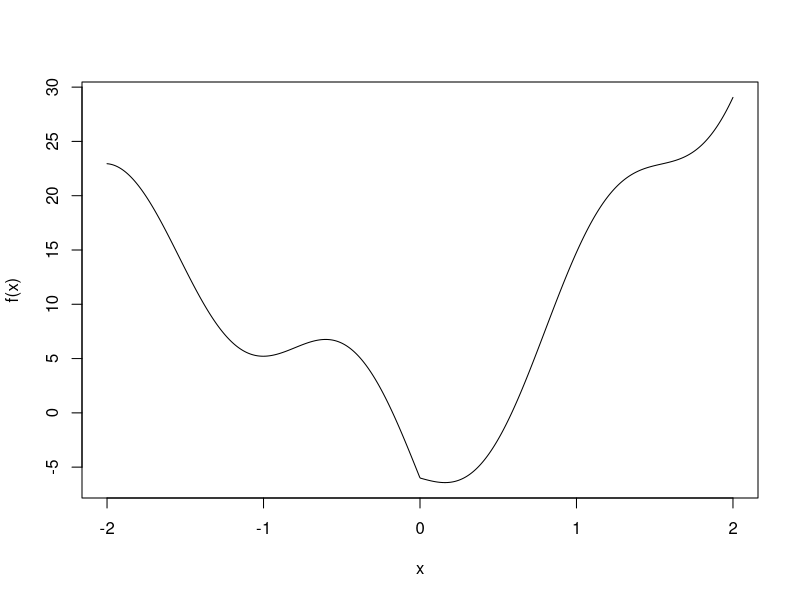
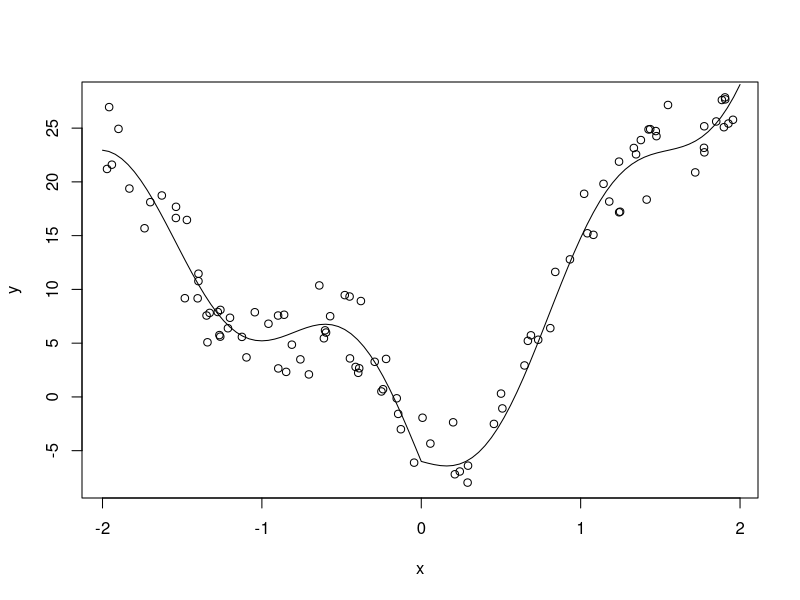
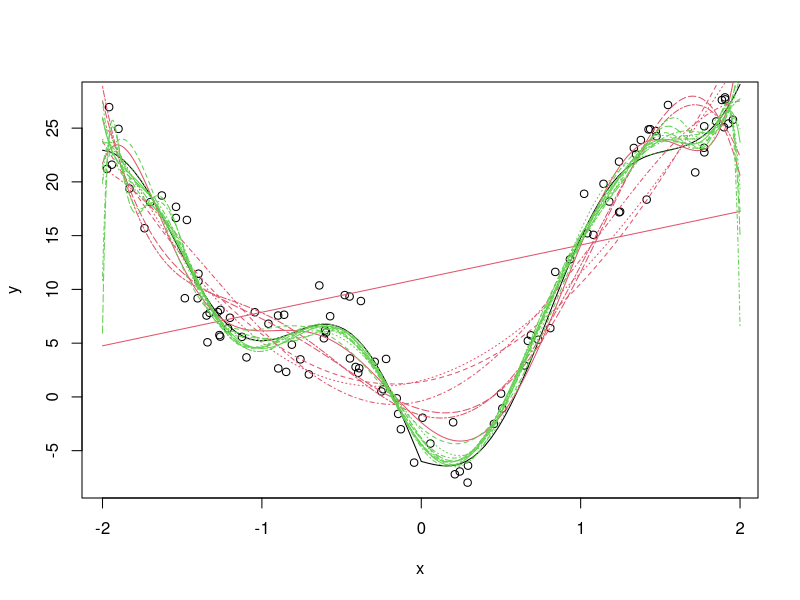
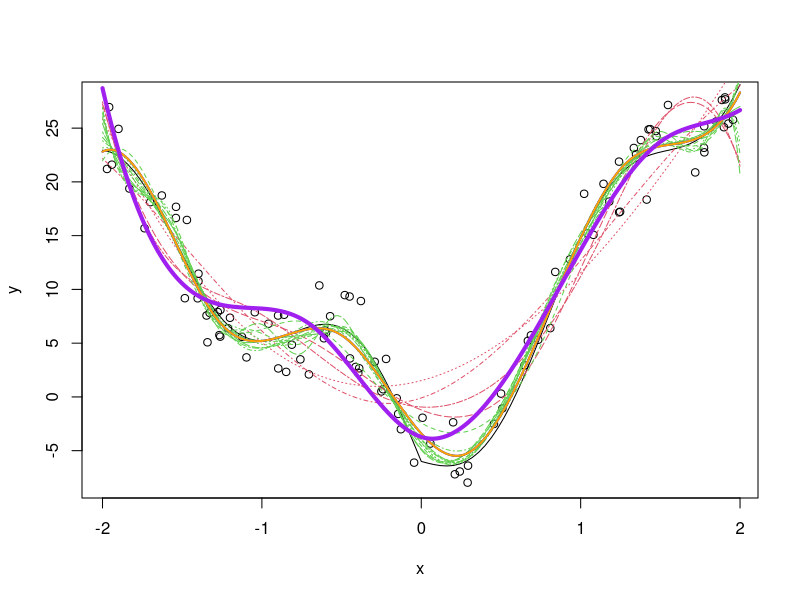
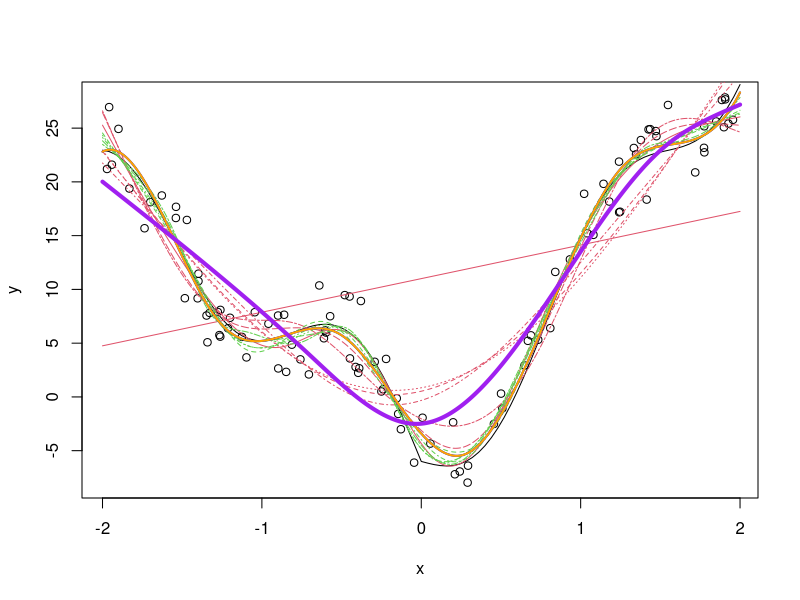
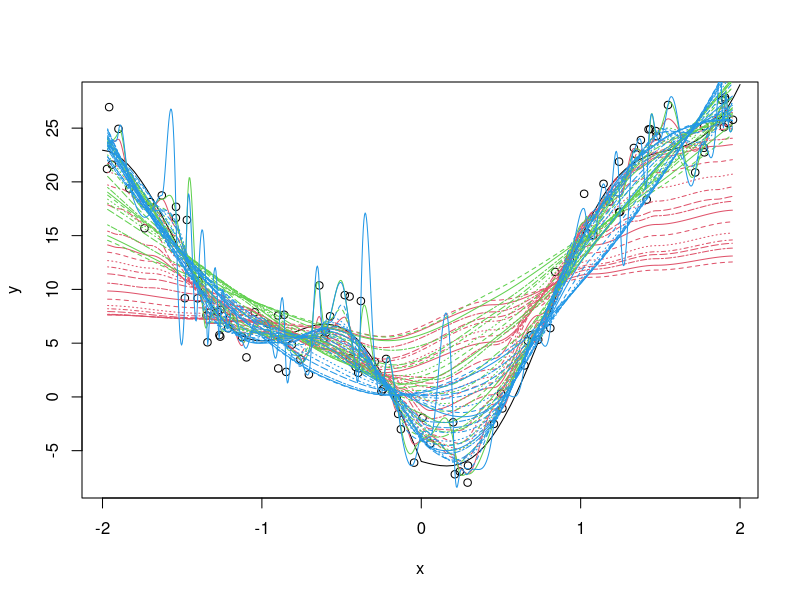
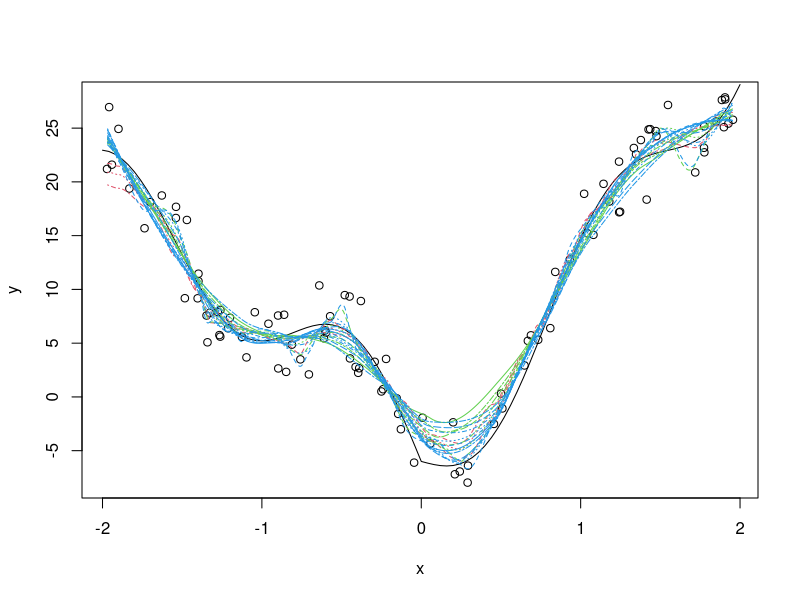
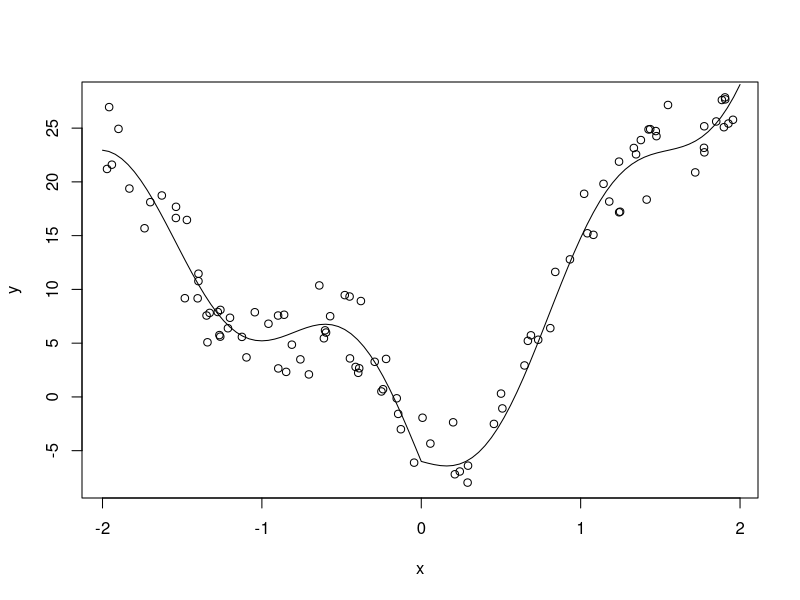

Source code (R) for these figures, in order: (Note: this script raises an error after producing the figures.)
# Play around with this code! Note that even for crazy functions, 

library(splines)

set.seed(2)
f = function(x){
  -6+x^3+16*abs(x)-5*sin(x*4)
}
curve(f,-2,2,n=1000)

n = 100
x = sort(runif(n,-2,2))
y = f(x)+rnorm(n,0,2)

plot(x,y)
curve(f,-2,2,add=T)




###
### Guided explanation of these methods for your gut intuition. 
###



# For plotting
xx = seq(-2,2,length.out=1001)

### 
### Polynomial Regression fit
### 

plot(x,y)
curve(f,-2,2,add=T)

for(i in 1:7){
  model = lm(y~poly(x,i))
  yyhat = predict(model,newdata = data.frame(x=xx))
  lines(xx,yyhat,col=2,lty=i)
}
for(i in 8:17){
  model = lm(y~poly(x,i))
  yyhat = predict(model,newdata = data.frame(x=xx))
  lines(xx,yyhat,col=3,lty=i)
}
# note that 8th and higher degree polynomials seem to fit pretty close, but have highly varying behavior in the tails

### 
### B splines/cubic
### 
plot(x,y)
curve(f,-2,2,add=T)

for(i in 3:7){
  model = lm(y~bs(x,df = i))
  yyhat = predict(model,newdata = data.frame(x=xx))
  lines(xx,yyhat,col=2,lty=i)
}
for(i in 8:17){
  model = lm(y~bs(x,df=i))
  yyhat = predict(model,newdata = data.frame(x=xx))
  lines(xx,yyhat,col=3,lty=i)
}
# just a little shout out to df=7
 
model7 = lm(y~bs(x,df = 7))
yyhat = predict(model7,newdata = data.frame(x=xx))
lines(xx,yyhat,col='blue',lwd=2)

model7 = lm(y~bs(x,degree=3, knots =   quantile(x,c(.2,.4,.6,.8))))
yyhat = predict(model7,newdata = data.frame(x=xx))
lines(xx,yyhat,col='orange',lwd=2)

# Custom knots: can we do better? i.e. fewer knots? It's hard. 

model = lm(y~bs(x,degree=3,knots = c(-.7,0,1.5)))
yyhat = predict(model,newdata = data.frame(x=xx))
lines(xx,yyhat,col='purple',lwd=4)

# Note the tail behavior of these is crazy too! 



### 
### Natural splines
### 
plot(x,y)
curve(f,-2,2,add=T)

for(i in 1:7){
  model = lm(y~ns(x,df = i))
  yyhat = predict(model,newdata = data.frame(x=xx))
  lines(xx,yyhat,col=2,lty=i)
}
for(i in 8:12){
  model = lm(y~ns(x,df=i))
  yyhat = predict(model,newdata = data.frame(x=xx))
  lines(xx,yyhat,col=3,lty=i)
}
# just a little shout out to df=5

model5 = lm(y~ns(x,df = 5))
yyhat = predict(model7,newdata = data.frame(x=xx))
lines(xx,yyhat,col='blue',lwd=2)

model5 = lm(y~ns(x, knots =   quantile(x,c(.2,.4,.6,.8))))
yyhat = predict(model7,newdata = data.frame(x=xx))
lines(xx,yyhat,col='orange',lwd=2)

# Here, df=5 has the same knots!

# Custom knots: can we do better? i.e. fewer knots? It's hard when the nonlinear features of the function are about equally spaced ;)

model = lm(y~ns(x,knots = c(-.7,0,1.5)))
yyhat = predict(model,newdata = data.frame(x=xx))
lines(xx,yyhat,col='purple',lwd=4)

###
### Loess
###

plot(x,y)
curve(f,-2,2,add=T)

# Kernel smoothing (no local regression)
for(i in 1:20){
  model = loess(y~x,degree = 0,span = i/20)
  yyhat = predict(model,newdata = data.frame(x=xx))
  lines(xx,yyhat,col=2,lty=i)
}
# Local linear loess
for(i in 1:20){
  model = loess(y~x,degree = 1,span = i/20)
  yyhat = predict(model,newdata = data.frame(x=xx))
  lines(xx,yyhat,col=3,lty=i)
}
# Local quadratic (default) loess
for(i in 1:20){
  model = loess(y~x,span = i/20)
  yyhat = predict(model,newdata = data.frame(x=xx))
  lines(xx,yyhat,col=4,lty=i)
}
# Note: this figure effectively uses all possible spans. 
# Too large of spans create those flat lines, in red (degree=0) especially
# Too small creates the wiggly spikes, in blue (degree=2) especially. 
# So should we just use green/degree=1? But degree=2 is the default. 
# Note that many of the green curves are not good (but not terrible), whereas most of the blue curves are good, though some are crazy. 


# We'd never actually use many of the spans shown in the above plot, so let's plot a reduced set of those that are actually plausible (i.e. lie within the range of y|x)
plot(x,y)
curve(f,-2,2,add=T)
# 
# Kernel smoothing (no local regression)
for(i in 2:4){
  model = loess(y~x,degree = 0,span = i/20)
  yyhat = predict(model,newdata = data.frame(x=xx))
  lines(xx,yyhat,col=2,lty=i)
}
# Local linear loess
for(i in 2:7){
  model = loess(y~x,degree = 1,span = i/20)
  yyhat = predict(model,newdata = data.frame(x=xx))
  lines(xx,yyhat,col=3,lty=i)
}
# Local quadratic (default) loess
for(i in 2:12){
  model = loess(y~x,span = i/20)
  yyhat = predict(model,newdata = data.frame(x=xx))
  lines(xx,yyhat,col=4,lty=i)
}
# Now, notice the much larger range of spans that are "plausible" for degree=2 in blue! 


###
### GAM, i.e. smoothing splines
###

plot(x,y)
curve(f,-2,2,add=T)
model = gam(y ~ s(x))
yyhat = predict(model,newdata = data.frame(x=xx))
lines(xx,yyhat,col=4)

model = gam(y ~ s(x,bs="cr"))
yyhat = predict(model,newdata = data.frame(x=xx))
lines(xx,yyhat,col=5)
# There's lots of settings you can change for a smoothing spline, but they're pretty good out of the box. 





###
### Compare tail behavior
###
# The perk of natural splines is supposed to be better tail behavior, right? Do we see that? 
# Red = polynomials
# Blue = b-splines
# Green = natural splines
plot(x,y)
curve(f,-2,2,add=T,lwd=5)


# for(i in 3:17){
#   model = lm(y~poly(x,i))
#   yyhat = predict(model,newdata = data.frame(x=xx))
#   lines(xx,yyhat,col=2)
# }
# for(i in 3:17){
#   model = lm(y~bs(x,df = i))
#   yyhat = predict(model,newdata = data.frame(x=xx))
#   lines(xx,yyhat,col=4)
# }
for(i in 3:17){
  model = lm(y~ns(x,df=i))
  yyhat = predict(model,newdata = data.frame(x=xx))
  lines(xx,yyhat,col=3)
}

# Note that all three methods have the flexibility to fit the middle of the data well if df is high enough. 
# However, we see that b-splines have better tail behavior than polynomials, and natural splines are better than both. 

# now add loess and gam:
# Kernel smoothing (no local regression)
# for(i in 2:15){
#   model = loess(y~x,degree = 0,span = i/20)
#   yyhat = predict(model,newdata = data.frame(x=xx))
#   lines(xx,yyhat,col=5)
# }
# Local linear loess
# for(i in 2:15){
#   model = loess(y~x,degree = 1,span = i/20)
#   yyhat = predict(model,newdata = data.frame(x=xx))
#   lines(xx,yyhat,col=6)
# }
# Local quadratic (default) loess
for(i in 2:15){
  model = loess(y~x,span = i/20)
  yyhat = predict(model,newdata = data.frame(x=xx))
  lines(xx,yyhat,col=7)
}
# GAM

model = gam(y ~ s(x))
yyhat = predict(model,newdata = data.frame(x=xx))
lines(xx,yyhat,col='firebrick',lwd=4)









